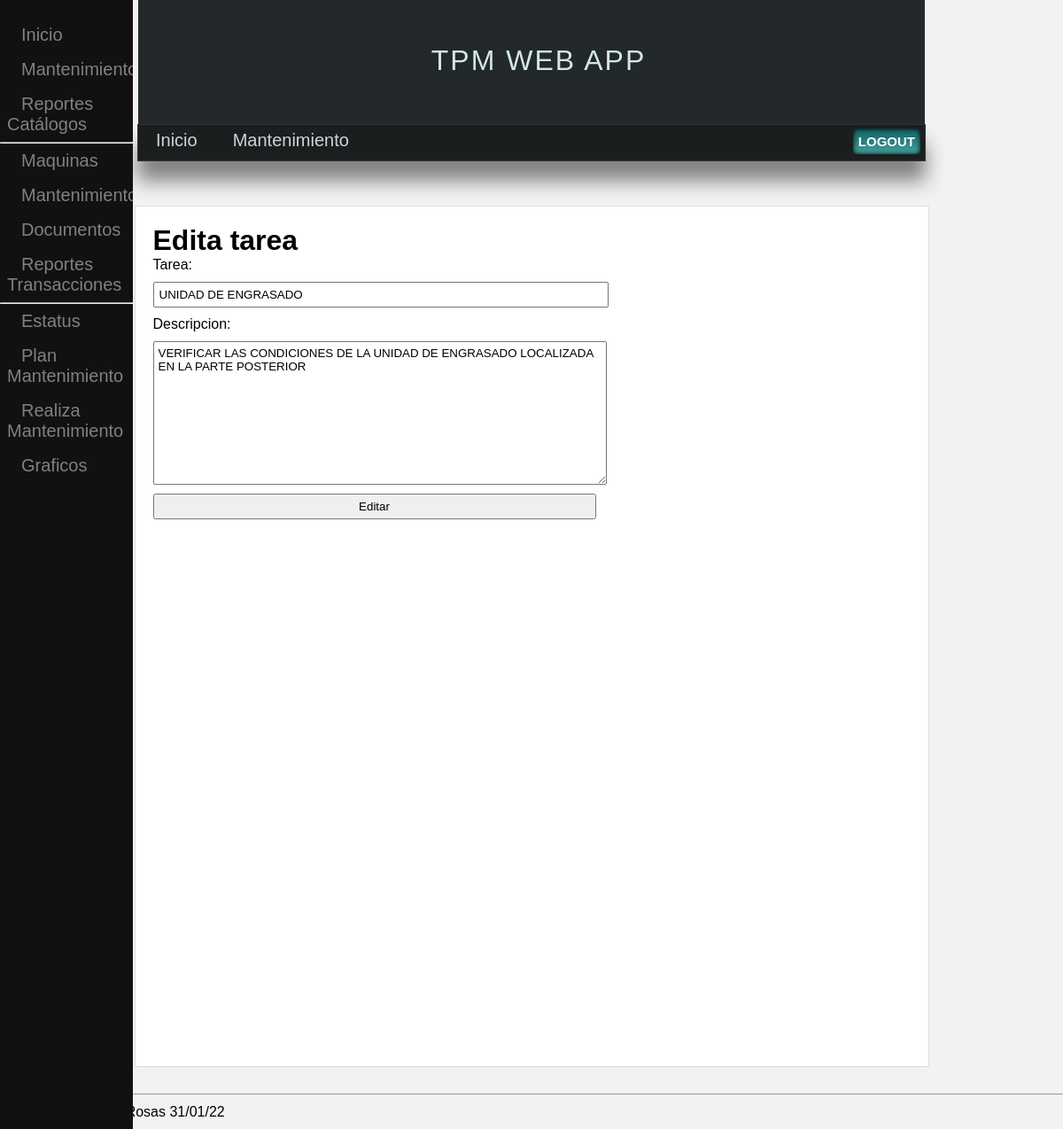
The app's page /mantenimiento/catalogos/edita-tarea/1 (signed in) with its own data.
### mantt/models.py (models this page shows, shortened)
class Tarea(models.Model):
    tarea = models.CharField(max_length=50, blank=False, verbose_name='tarea')
    descripcion = models.TextField(max_length=500, blank=True)
    mant = models.ForeignKey(Mantenimiento, on_delete=DO_NOTHING)

### mantt/views/tareas.py (the view)
# urls.py: path('mantenimiento/catalogos/edita-tarea/<int:tarea>',mt.edita_tarea, name='edita_tarea'),
@login_required(login_url='login_page')
@permission_required('mantt.change_tarea',login_url='login_page',raise_exception=True)
def edita_tarea(request, tarea):
    tarea = Tarea.objects.get(id=tarea)
    mant = Mantenimiento.objects.get(id=tarea.mant.id)
    form = Alta_tarea_mant(instance=tarea)
    if request.method == 'POST':
        form = Alta_tarea_mant(request.POST, instance=tarea)
        if form.is_valid():
            form.save()
            return redirect('/mantenimiento/catalogos/reporte-tareas/{}'.format(mant.id))
    return render(request, 'Catalogos/Tareas/edita_tarea.html',{
        'form' : form
    })

### mantt/forms.py
class Alta_tarea_mant(forms.ModelForm):
    class Meta:
        model = Tarea
        fields = ['tarea','descripcion']

### mantt/templates/Catalogos/Tareas/edita_tarea.html (shortened to what this page needs)
{% extends 'base.html' %}
{% block content %}
{% load static %}
{% include 'sidenav_mant.html' %}
<h1 class="title">Edita tarea</h1>
<form action='' method='POST' >
    {{ form.as_p }}
    <input type='submit' value='Editar' />
</form>
{% endblock %}

### static/css/styles.css (style rules this page uses)
* { margin: 0px; padding: 0px; font-family:Arial, Helvetica, sans-serif; text-decoration: none; }
body { background-color: #f2f2f2; }
form textarea, input { display: block; width: 500px; padding: 5px; margin-top: 10px; margin-bottom: 10px; }

### records on screen
Tarea: tarea "UNIDAD DE ENGRASADO", descripcion "VERIFICAR LAS CONDICIONES DE LA UNIDAD DE ENGRASADO LOCALIZADA EN LA PARTE POSTERIOR"
